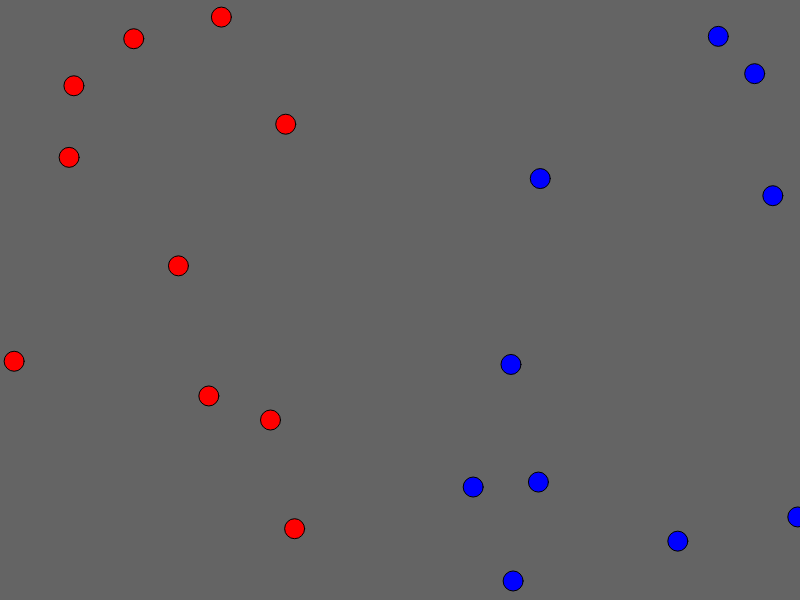
Frame 1 (no input)
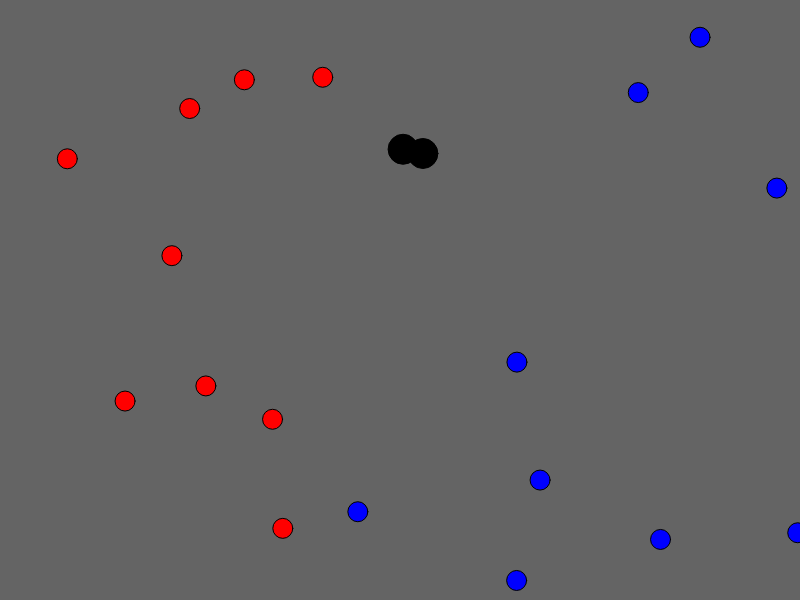
Frame 60 (no input)
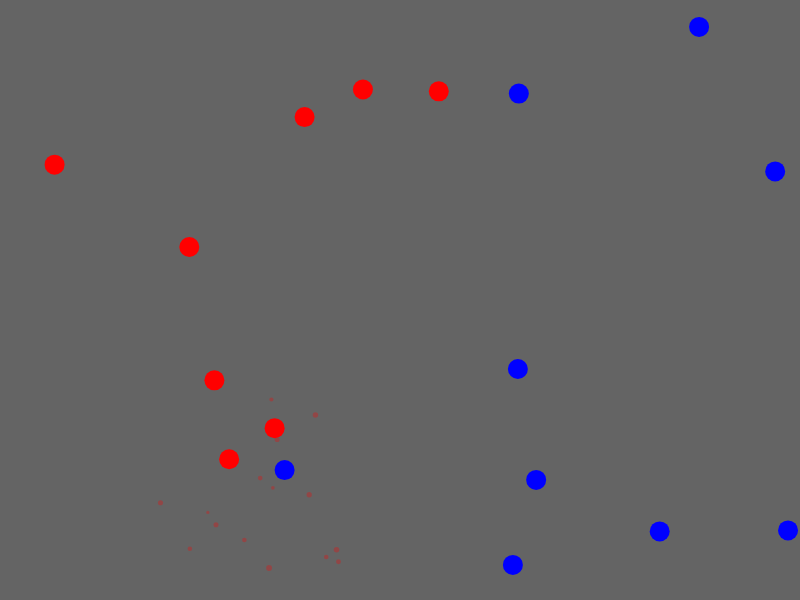
Frame 120 (the mouse pressed at the canvas centre since frame 60)

The p5.js sketch that drew these frames (run headless with seeded random() and noise() and a simulated clock; from frame 60 on, the mouse is pressed at the canvas centre):

// p5.js sketch
// ── sketch.js
let soldiers = [];
let particles = [];

function setup() {
  createCanvas(800, 600);
  for (let i = 0; i < 20; i++) {
    let team = i % 2 === 0 ? "red" : "blue";
    let x = team === "red" ? random(width / 2) : random(width / 2, width);
    let y = random(height);
    if (random() < 0.5) {
      // 50% chance for each type
      soldiers.push(new RangedSoldier(x, y, team));
    } else {
      soldiers.push(new MeleeSoldier(x, y, team));
    }
  }
}

function draw() {
  background(100);

  // Update and display soldiers
  soldiers = soldiers.filter((soldier) => {
    soldier.show();
    soldier.move();
    soldier.attack();
    return soldier.isActive; // Keep only active soldiers
  });

  // Update and display particles
  for (let i = particles.length - 1; i >= 0; i--) {
    particles[i].update();
    particles[i].show();
    if (particles[i].isDead()) {
      particles.splice(i, 1); // Remove dead particles
    }
  }
}

// Base Soldier class
class Soldier {
  constructor(x, y, team) {
    this.x = x;
    this.y = y;
    this.size = 20;
    this.team = team;
    this.health = 150; // Default health
    this.speed = 2;
    this.damage = 10; // Default damage
    this.target = null;
    this.isActive = true; // Flag to check if the soldier is active
  }

  show() {
    fill(this.team === "red" ? "red" : "blue");
    ellipse(this.x, this.y, this.size);
  }

  move() {
    // Default random movement
    this.x += random(-this.speed, this.speed);
    this.y += random(-this.speed, this.speed);
  }

  attack() {
    // Base attack method to be overridden by subclasses
  }

  findTarget() {
    // Method to find a target, can be overridden or extended by subclasses
  }

  takeDamage(amount) {
    this.health -= amount;
    if (this.health <= 0 && this.isActive) {
      this.onDeath();
    }
  }

  onDeath() {
    console.log(`A ${this.team} soldier has died.`);
    this.isActive = false; // Mark the soldier as inactive

    // Generate death particles
    for (let i = 0; i < 20; i++) {
      // Generate 20 particles per death
      let teamColor = this.team === "red" ? [255, 0, 0] : [0, 0, 255]; // Color based on team
      particles.push(new Particle(this.x, this.y, teamColor));
    }
  }
}

class RangedSoldier extends Soldier {
  constructor(x, y, team) {
    super(x, y, team);
    this.damage = 15; // Specific damage for ranged
    this.lastAttackTime = 0; // Initialize last attack time
    this.attackInterval = random(2000, 5000); // Random interval between attacks
  }

  findTarget() {
    // Find a random target every few seconds, not necessarily the closest
    if (millis() - this.lastAttackTime > this.attackInterval) {
      this.target = random(
        soldiers.filter(
          (soldier) => soldier.team !== this.team && soldier.health > 0
        )
      );
      this.lastAttackTime = millis(); // Update the last attack time
    }
  }

  attack() {
    this.findTarget();
    if (this.target) {
      stroke("yellow");
      line(this.x, this.y, this.target.x, this.target.y);
      this.target.takeDamage(this.damage);
      // Optionally, reset target after each attack or keep attacking the same target for a while
    }
  }
}

// MeleeSoldier class
class MeleeSoldier extends Soldier {
  constructor(x, y, team) {
    super(x, y, team);
    this.health = 250; // Higher health for melee
    this.damage = 25; // Higher damage for melee
    this.attackRange = 25;
  }

  move() {
    this.findTarget(); // Ensure a target is always being sought
    if (this.target) {
      let angle = atan2(this.target.y - this.y, this.target.x - this.x);
      this.x += this.speed * cos(angle);
      this.y += this.speed * sin(angle);
    }
    this.x = constrain(this.x, 0, width); // Keep within canvas bounds
    this.y = constrain(this.y, 0, height);
  }

  attack() {
    this.findTarget(); // Ensure a target is available before attacking
    if (
      this.target &&
      dist(this.x, this.y, this.target.x, this.target.y) <= this.attackRange
    ) {
      this.target.takeDamage(this.damage);
      fill("black");
      ellipse(this.x, this.y, this.size * 1.5); // Visual indication of attack
    }
  }

  findTarget() {
    // Updated targeting logic to ensure continuous engagement
    let closest = null;
    let recordDistance = Infinity;
    soldiers.forEach((soldier) => {
      if (soldier.team !== this.team && soldier.health > 0) {
        let d = dist(this.x, this.y, soldier.x, soldier.y);
        if (d < recordDistance) {
          recordDistance = d;
          closest = soldier;
        }
      }
    });
    this.target = closest;
  }
}

class Particle {
  constructor(x, y, teamColor) {
    this.position = createVector(x, y);
    this.velocity = p5.Vector.random2D(); // Gives a random velocity
    this.velocity.mult(random(1, 5)); // Randomize the speed
    this.size = random(3, 6);
    this.lifespan = 255; // Start fully opaque
    this.color = teamColor;
  }

  update() {
    this.position.add(this.velocity);
    this.lifespan -= 6; // Decrease to fade out
  }

  show() {
    noStroke();
    fill(this.color[0], this.color[1], this.color[2], this.lifespan); // Use RGBA for fading effect
    ellipse(this.position.x, this.position.y, this.size);
  }

  isDead() {
    return this.lifespan < 0;
  }
}

// ── FightersAndGuns.js
// Base class for fighters
class Fighter {
  constructor(x, y, color) {
    this.x = x;
    this.y = y;
    this.size = 50;
    this.color = color;
    this.target = null; // New property for the target
    this.nextSwitchTime = 0; // New property to track time for next target switch
  }

  // Method to draw the fighter
  draw() {
    fill(this.color);
    noStroke();
    rect(this.x, this.y, this.size, this.size);
  }
}

// Blue square fighter
class BlueFighter extends Fighter {
  constructor(x, y) {
    super(x, y, "blue");
  }
}

// Green square fighter
class GreenFighter extends Fighter {
  constructor(x, y) {
    super(x, y, "green");
  }
}

// Red square fighter
class RedFighter extends Fighter {
  constructor(x, y) {
    super(x, y, "red");
  }
}

// Base class for guns
class Gun {
  constructor(fighter) {
    this.fighter = fighter;
    this.target = null;
    this.nextTargetSwitchTime = 0; // Allow immediate target assignment
  }

  // Method to shoot
  shoot() {
    // To be implemented by subclasses
  }

  // New method to pick a random target from the opposing team
  pickRandomTarget(opposingTeam) {
    if (opposingTeam.length > 0) {
      const randomIndex = floor(random(opposingTeam.length));
      this.target = opposingTeam[randomIndex];
    }
  }

  updateTarget(opposingTeam) {
    if (opposingTeam.length > 0 && millis() > this.nextTargetSwitchTime) {
      const randomIndex = floor(random(opposingTeam.length));
      this.target = opposingTeam[randomIndex];
      this.nextTargetSwitchTime = millis() + random(500, 3000); // Set the next switch time
    }
  }
}

// Laser gun class
class LaserGun extends Gun {
  constructor(fighter) {
    super(fighter);
    this.lastTargetUpdateTime = 0; // Initialize the property
    this.color = "red"; // Color of the laser
  }

  // Method to shoot a laser
  shoot(target) {
    // Only shoot if the target is defined
    if (target) {
      stroke(this.color);
      line(
        this.fighter.x + this.fighter.size / 2,
        this.fighter.y + this.fighter.size / 2,
        target.x + target.size / 2,
        target.y + target.size / 2
      );
    }
  }
}

// AutoRifle gun class
class AutoRifle extends Gun {
  constructor(fighter) {
    super(fighter);
    this.lastTargetUpdateTime = 0; // Initialize the property
    this.pixels = []; // Array to hold the shooting pixels
    this.shootingRate = 10; // How often to shoot, in frames
    this.lastShotFrame = 0; // The frame count when the last shot was fired
  }

  // Method to update and shoot pixels
  shoot(target) {
    // Only shoot if enough frames have passed and target is defined
    if (frameCount - this.lastShotFrame > this.shootingRate && target) {
      let angle = atan2(target.y - this.fighter.y, target.x - this.fighter.x); // Calculate angle towards target
      let speed = 10; // Speed of the pixel
      this.pixels.push({
        x: this.fighter.x + this.fighter.size / 2,
        y: this.fighter.y + this.fighter.size / 2,
        vx: cos(angle) * speed,
        vy: sin(angle) * speed,
        size: 8, // Slightly larger pixel size
      });
      this.lastShotFrame = frameCount; // Update the last shot frame
    }
  }

  // Method to update pixels' positions and draw them larger and yellow
  updatePixels() {
    fill(255, 255, 0); // Yellow color
    noStroke();

    for (let i = this.pixels.length - 1; i >= 0; i--) {
      let p = this.pixels[i];
      p.x += p.vx;
      p.y += p.vy;

      // Draw the pixel larger and yellow
      ellipse(p.x, p.y, p.size, p.size); // Draw with the specified size

      // Remove the pixel if it goes beyond the canvas boundaries
      if (p.x < 0 || p.x > width || p.y < 0 || p.y > height) {
        this.pixels.splice(i, 1);
      }
    }
  }
}
